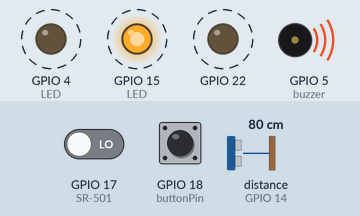
This sketch was run on a simulated ESP32. On the bench: output pins drawn as LEDs (lit = HIGH), buzzer (waves = sounding). Wiring (inferred from the names in the program): ultrasonic range finder: trigger GPIO 12; echo GPIO 14. Dashed ring = blinking. The inputs (shaded band) are chosen by the test bench; at power-on: distance to the obstacle (sensor on GPIO 14) 80 cm, GPIO 18 (buttonPin) LOW, GPIO 17 (SR-501) LOW. The echo pulse lasts 58.3 µs per cm; pins used as bus, display or sensor lines are not drawn; what the sketch prints to the serial monitor is not drawn.

Above: at 0.81 s.
1.3 s: distance to the obstacle (sensor on GPIO 14) set to 197 cm
4.3 s: distance to the obstacle (sensor on GPIO 14) set to 206 cm
At 4.51 s:
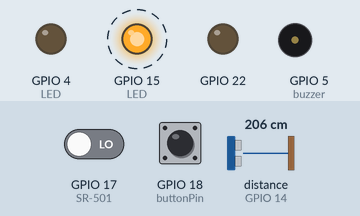
10.3 s: GPIO 18 (buttonPin) pulled HIGH for 0.15 s
At 10.68 s:
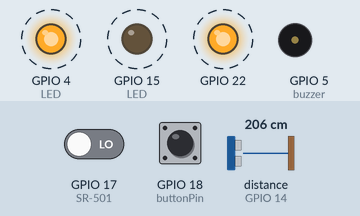
16.3 s: distance to the obstacle (sensor on GPIO 14) set to 197 cm
At 21.1 s:
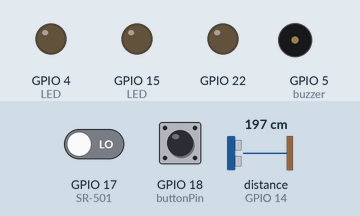
Timing chart, 0 to 21.8 s (numbered marks = the images above; inputs shaded):
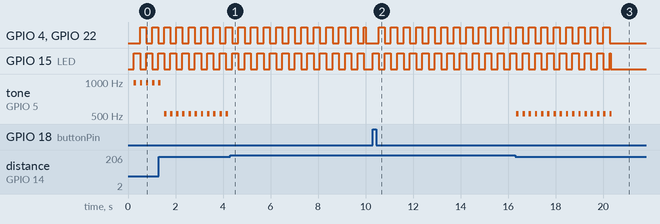

The sketch:

human_sensor_byGPT.ino
```cpp
int Trig = 12; //發出聲波腳位
int Echo = 14; //接收聲波腳位
int buzzer = 5; //蜂鳴器
int buttonPin = 18; //按鈕腳位
#include <Adafruit_NeoPixel.h>
int NEOPin = 32; // 腳位編號
int NEONumber = 1; // 燈組的數量（本例只有一顆）
Adafruit_NeoPixel pixels(NEONumber, NEOPin, NEO_GRB + NEO_KHZ800);

unsigned long previousMillisMotion = 0;
unsigned long previousMillisLED = 0;
unsigned long previousMillisUltrasonic = 0;
unsigned long previousMillisBuzzer = 0;
unsigned long previousMillisPrint = 0; // Time for printing CMValue
unsigned long motionDetectedMillis = 0; // Time when motion was first detected
unsigned long motionEndedMillis = 0; // Time when motion was last detected
unsigned long buttonPressedMillis = 0; // Time when button was pressed

const long intervalMotion = 1000; // Interval for motion detection
const long intervalLED = 250; // Interval for LEDs
const long intervalUltrasonic = 50; // Interval for ultrasonic sensor
const long intervalBuzzer = 250; // Interval for buzzer
const long intervalPrint = 250; // Interval for printing CMValue
const long delayStartLEDandUltrasonic = 3000; // Delay before starting LEDs and ultrasonic sensor (3 seconds)
const long durationLEDandUltrasonic = 6000; // Duration to keep LEDs and ultrasonic sensor on (6 seconds)
const long durationButtonLEDandUltrasonic = 10000; // Duration to keep LEDs and ultrasonic sensor on after button press (10 seconds)

bool motionDetected = false;
bool buttonPressed = false;
bool ledState = false;
float CMValue = 0; // Store the distance value globally

void setup() {
  Serial.begin(115200);
  pinMode(17, INPUT); // SR-501
  pinMode(15, OUTPUT); // 紅色LED
  pinMode(4, OUTPUT); // 黃色or藍色LED
  pinMode(22, OUTPUT);
  pinMode(Trig, OUTPUT);
  pinMode(Echo, INPUT);
  pinMode(buzzer, OUTPUT);
  pinMode(buttonPin, INPUT); // 按鈕
}

void loop() {
  unsigned long currentMillis = millis();
  int value = digitalRead(17);
  int buttonState = digitalRead(buttonPin);

  // Motion detection every 1000 ms
  if (currentMillis - previousMillisMotion >= intervalMotion) {
    previousMillisMotion = currentMillis;
    if (value == HIGH) {
      if (!motionDetected) {
        motionDetected = true;
        motionDetectedMillis = currentMillis; // Record the time when motion is first detected
      }
      pixels.setPixelColor(0, pixels.Color(0, 255, 0)); // 綠色
      pixels.show();
      Serial.println("有人經過");
    } else {
      if (motionDetected) {
        // Only consider the motion ended if it lasted for less than 3 seconds
        if (currentMillis - motionDetectedMillis < delayStartLEDandUltrasonic) {
          motionDetected = false;
          Serial.println("無人經過");
        } else {
          motionEndedMillis = currentMillis; // Record the time when motion is no longer detected
          Serial.println("無人經過");
          motionDetected = false; // Added this line to reset the motionDetected flag
          pixels.setPixelColor(0, pixels.Color(0, 0, 0)); // 關閉
          pixels.show();
        }
      }
    }
  }

  // Button press detection
  if (buttonState == HIGH && !buttonPressed) {
    buttonPressed = true;
    pixels.setPixelColor(0, pixels.Color(0, 255, 0)); // 綠色
    pixels.show();
    buttonPressedMillis = currentMillis; // Record the time when button is pressed
    Serial.println("按鈕按下");
  } else if (buttonState == LOW && buttonPressed) {
    buttonPressed = false;

  }

  // Check if motion was detected for over 3 seconds, or if button was pressed within the last 10 seconds
  bool shouldOperateLEDsAndUltrasonic = false;

  if (buttonPressed ||
      (motionDetected && (currentMillis - motionDetectedMillis >= delayStartLEDandUltrasonic)) ||
      (currentMillis - motionEndedMillis < durationLEDandUltrasonic) ||
      (currentMillis - buttonPressedMillis < durationButtonLEDandUltrasonic)) {
    shouldOperateLEDsAndUltrasonic = true;
  }

  if (shouldOperateLEDsAndUltrasonic) {
    // Toggle LEDs every 250 ms
    if (currentMillis - previousMillisLED >= intervalLED) {
      previousMillisLED = currentMillis;
      ledState = !ledState;
      Serial.print("LED State: ");
      Serial.println(ledState);
      digitalWrite(15, ledState ? HIGH : LOW);
      digitalWrite(4, ledState ? LOW : HIGH);
      digitalWrite(22, ledState ? LOW : HIGH);

    }

    // Measure distance every 50 ms
    if (currentMillis - previousMillisUltrasonic >= intervalUltrasonic) {
      previousMillisUltrasonic = currentMillis;
      digitalWrite(Trig, LOW);
      delayMicroseconds(5);
      digitalWrite(Trig, HIGH);
      delayMicroseconds(10);
      digitalWrite(Trig, LOW);
      float EchoTime = pulseIn(Echo, HIGH); //計算傳回時間
      CMValue = EchoTime / 29.4 / 2; //將時間轉換成距離
    }

    // Sound buzzer based on distance every 250 ms
    if (currentMillis - previousMillisBuzzer >= intervalBuzzer) {
      previousMillisBuzzer = currentMillis;
      if (CMValue > 200) {
        tone(buzzer, 0, 0); // No sound if distance is greater than 200 cm
      } else if (CMValue <= 200 && CMValue > 100) {
        tone(buzzer, 523, 100); //注意距離
      } else {
        tone(buzzer, 988, 100); //警告距離
      }
    }

    // Print CMValue every 250 ms
    if (currentMillis - previousMillisPrint >= intervalPrint) {
      previousMillisPrint = currentMillis;
      Serial.println(CMValue);
    }
  } else {
    // Ensure LEDs are turned off after the duration ends
    if (!motionDetected &&
        (currentMillis - motionEndedMillis >= durationLEDandUltrasonic) ||
        (currentMillis - buttonPressedMillis >= durationButtonLEDandUltrasonic)) {
      digitalWrite(15, LOW);
      digitalWrite(4, LOW);
      digitalWrite(22, LOW);
      pixels.setPixelColor(0, pixels.Color(0, 0, 0)); // 關閉
      pixels.show();
      ledState = false;
    }
  }

  // Small delay to reduce CPU usage
  delay(10);
}
```

Measured:
- the behaviour switches between 201 and 202 cm on distance to the obstacle (sensor on GPIO 14) (found by bisection; images 0 and 1)
- after the input at 4.3 s, tone on GPIO 5 (buzzer): stops changing and stays silent
- after the input at 10.3 s, GPIO 4 (LED), GPIO 22: alternates HIGH for 0.26 s and LOW for 0.26 s, starting after 0.26 s; GPIO 15 (LED): alternates HIGH for 0.26 s and LOW for 0.26 s, starting at once
- after the input at 16.3 s, tone on GPIO 5 (buzzer): alternates 523 Hz for 0.10 s and silent for 0.16 s, 32 changes in all, then stays silent, starting after 0.05 s
- by itself, GPIO 15 (LED): alternates HIGH for 0.26 s and LOW for 0.26 s
- by itself, tone on GPIO 5 (buzzer): alternates 523 Hz for 0.10 s and silent for 0.16 s
